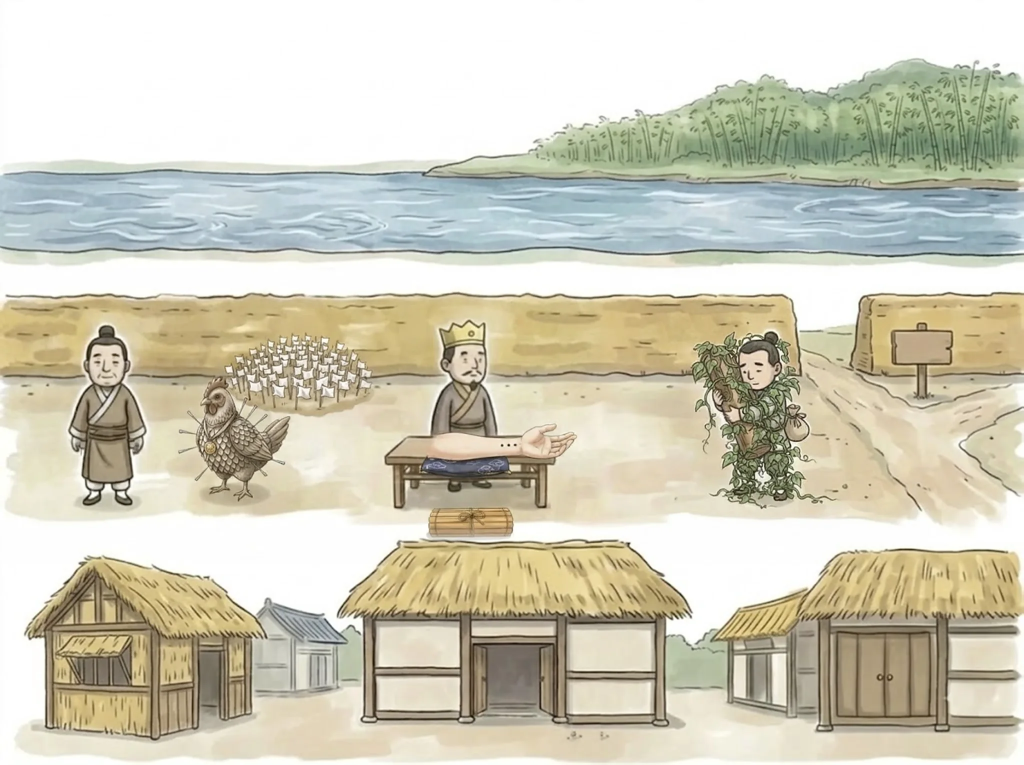
#> input picture src/board_hist/r1b.webp, 2048 x 1530 px (shown at 1/2 size)
$ python s12u02_post.py r1b.webp out.png
#> lines starting #> are read from the running program, lines starting #| are printed output that depends on the picture; after the words box and inside, x2 and y2 are one past the last pixel; in counts of white or black regions, pixels touching at a corner belong together
# s12u02 惡色 살갗 색 맞춤 (2026-10-17) — 쌍둥이 善·惡의 노랑을 같은 밝기로(惡이 더 어두워 陽黃/陰黃으로 읽히던 것)
# 사용: python3 s12u02_post.py comp_v3.png out.png   (comp_v3 = zone_kit compose 결과)
import sys, numpy as np
from PIL import Image
from scipy import ndimage
im=np.asarray(Image.open(sys.argv[1]).convert('RGB')).astype(float)/255
H,W,_=im.shape
mx=im.max(2); mn=im.min(2); d=mx-mn+1e-6; r,g,b=im[...,0],im[...,1],im[...,2]
#> after `r, g, b = (im[..., 0], im[..., 1], im[..., 2])`:
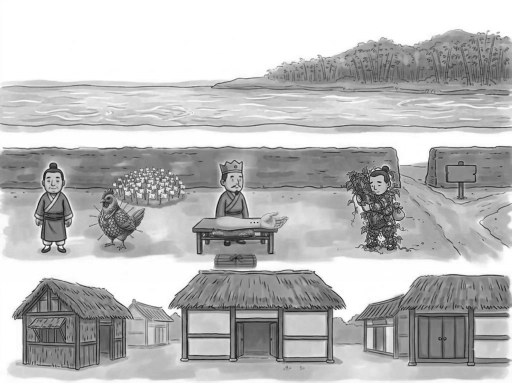
#> b: shape (1530, 2048) float64 (shown at 1/4 size); min 0, max 1, mean 0.729
h=np.where(mx==r,(g-b)/d%6,np.where(mx==g,(b-r)/d+2,(r-g)/d+4))*60; s=d/(mx+1e-6); v=mx
#> after `h = np.where(mx == r, (g - b) / d % 6, np.where(mx == g, (b - r) / d +`:
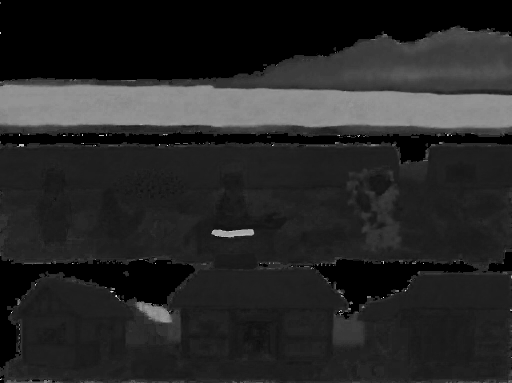
#> h: shape (1530, 2048) float64 (shown at 1/4 size); min 0, max 354.5, mean 54; drawn with min black and max white
#> after `s = d / (mx + 1e-06)`:
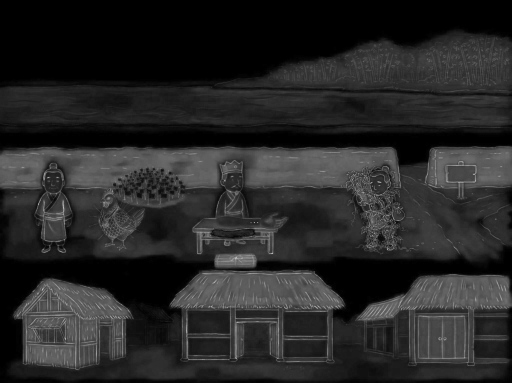
#> s: shape (1530, 2048) float64 (shown at 1/4 size); min 1e-06, max 1, mean 0.152
ys,xs=np.mgrid[0:H,0:W]; skin=(h>20)&(h<62)&(s>0.25)&(v>0.30)
#> after `skin = (h > 20) & (h < 62) & (s > 0.25) & (v > 0.3)`:
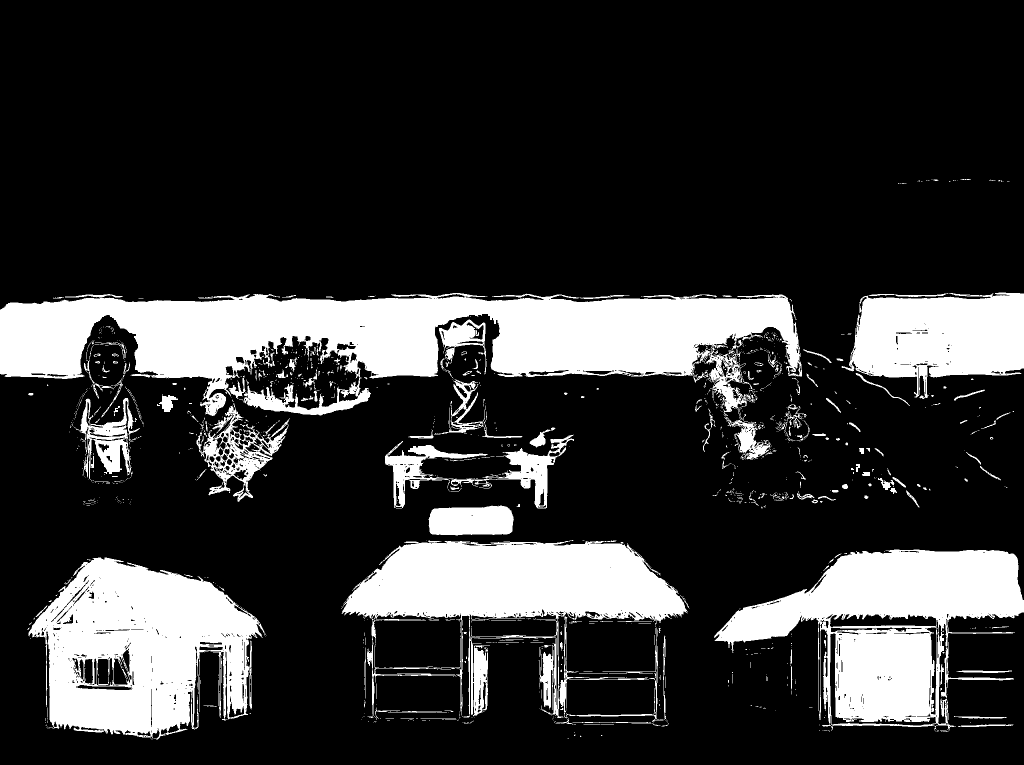
#> skin: shape (1530, 2048) bool (shown at 1/2 size); 20.5% white; 1293 white regions (1063 under 20 px), largest, box (x1, y1, x2, y2) and area: (0, 586, 1604, 832) 208143, (1428, 1098, 2048, 1464) 106356, (57, 1115, 532, 1480) 106020
gface=skin&(xs>1620)&(xs<1785)&(ys>280)&(ys<480); bface=skin&(xs>1795)&(xs<1965)&(ys>280)&(ys<480)
bad=skin&(xs>1795)&(xs<1965)&(ys>280)
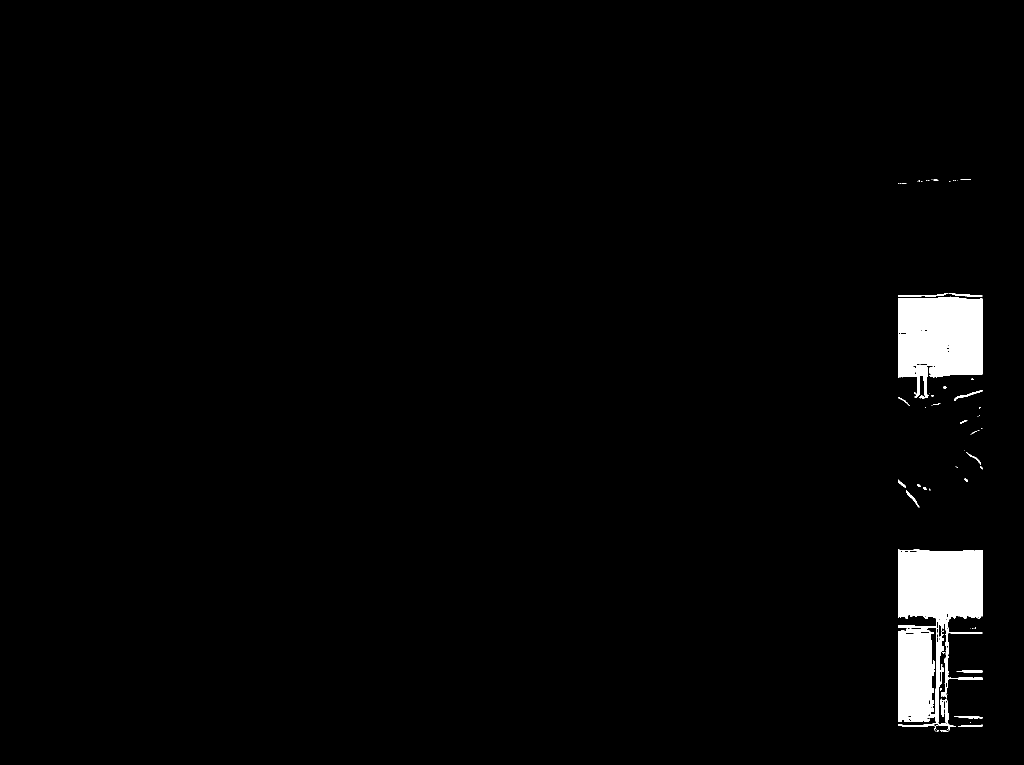
#> bad: shape (1530, 2048) bool (shown at 1/2 size); 2.1% white; 65 white regions (43 under 20 px), largest, box (x1, y1, x2, y2) and area: (1796, 1098, 1965, 1464) 38847, (1796, 593, 1965, 798) 26313, (1796, 586, 1896, 594) 301
gm=im[gface].mean(0); bm=im[bface].mean(0)
#> after `gm = im[gface].mean(0)`: gm = [nan, nan, nan]
#> after `bm = im[bface].mean(0)`: bm = [0.433, 0.431, 0.315]
m=ndimage.binary_closing(bad,iterations=2)&skin; w=ndimage.gaussian_filter(m.astype(float),1.0)[...,None]
new=np.clip(im*(gm/bm)*0.74+np.array([0.72,0.70,0.66])*0.26,0,1)
#> new: shape (1530, 2048, 3) float64; every value is NaN or infinite
out=im*(1-w)+new*w; out[:,-1]=out[:,-3]; out[:,-2]=out[:,-3]
Image.fromarray((out*255).astype('uint8')).save(sys.argv[2]); print('saved',sys.argv[2])
#| saved out.png

$ run again, on src/board_hist/r3b.webp
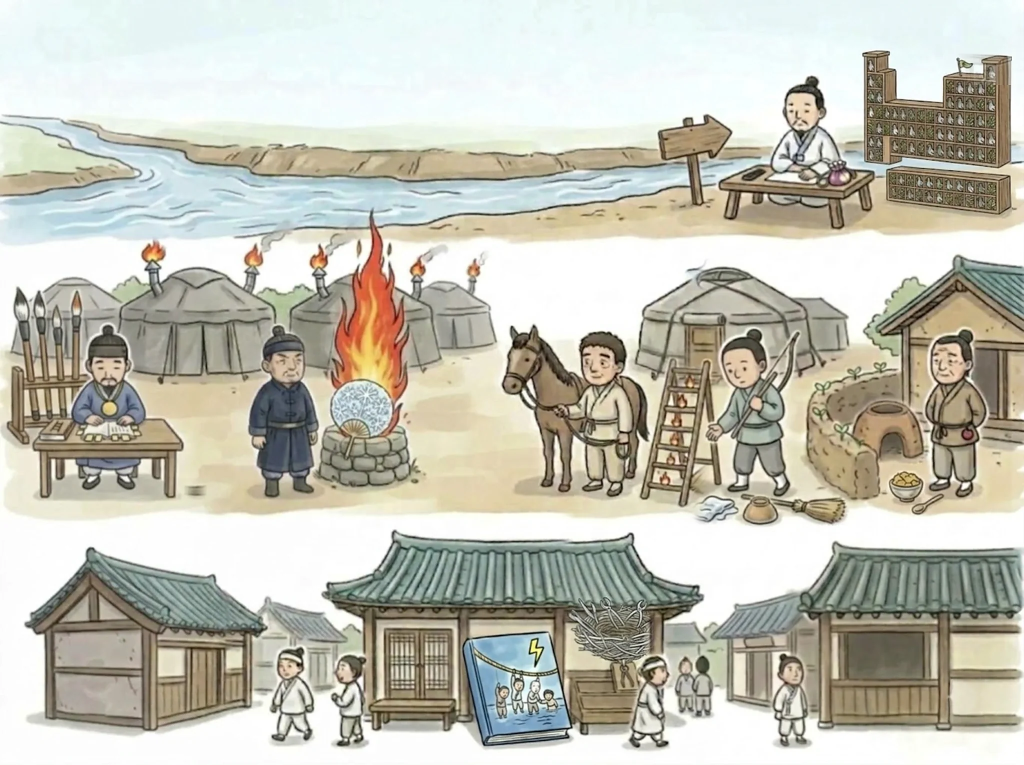
#> input picture src/board_hist/r3b.webp, 2048 x 1530 px (shown at 1/2 size)
#> `skin = (h > 20) & (h < 62) & (s > 0.25) & (v > 0.3)`:
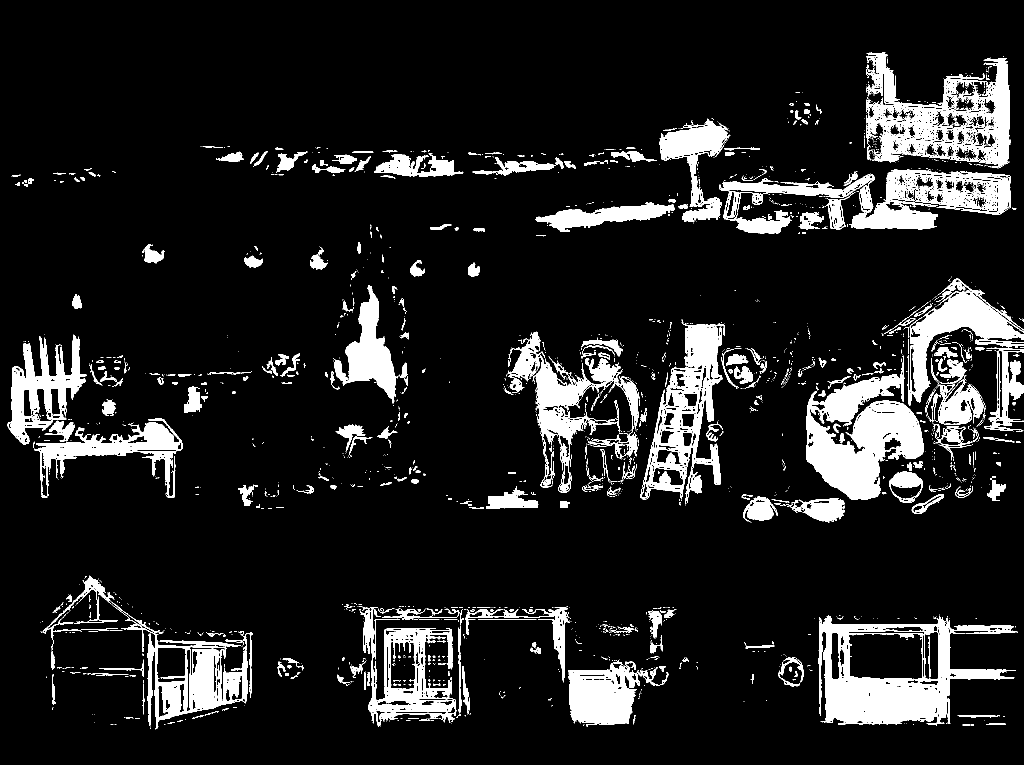
#> skin: shape (1530, 2048) bool (shown at 1/2 size); 11.7% white; 2194 white regions (1814 under 20 px), largest, box (x1, y1, x2, y2) and area: (1637, 1230, 2036, 1452) 34465, (1612, 711, 1848, 1000) 33676, (1438, 339, 2022, 468) 27574
#> gface: shape (1530, 2048) bool; 0.31% white; 73 white regions (65 under 20 px), largest, box (x1, y1, x2, y2) and area: (1621, 343, 1785, 458) 6376, (1649, 384, 1711, 460) 1298, (1743, 281, 1785, 325) 981
#> bface: shape (1530, 2048) bool; 0.42% white; 103 white regions (94 under 20 px), largest, box (x1, y1, x2, y2) and area: (1796, 339, 1965, 419) 6541, (1796, 281, 1965, 326) 2733, (1796, 410, 1876, 459) 2711
#> bad: shape (1530, 2048) bool; 1.9% white; 366 white regions (306 under 20 px), largest, box (x1, y1, x2, y2) and area: (1796, 1232, 1965, 1452) 14044, (1815, 557, 1965, 812) 12604, (1796, 339, 1965, 419) 6541
#> gm = [0.591, 0.527, 0.412]
#> bm = [0.513, 0.462, 0.356]
#> `new=np.clip(im*(gm/bm)*0.74+np.array([0.72,0.70,0.66])*0.26,0,1)`:
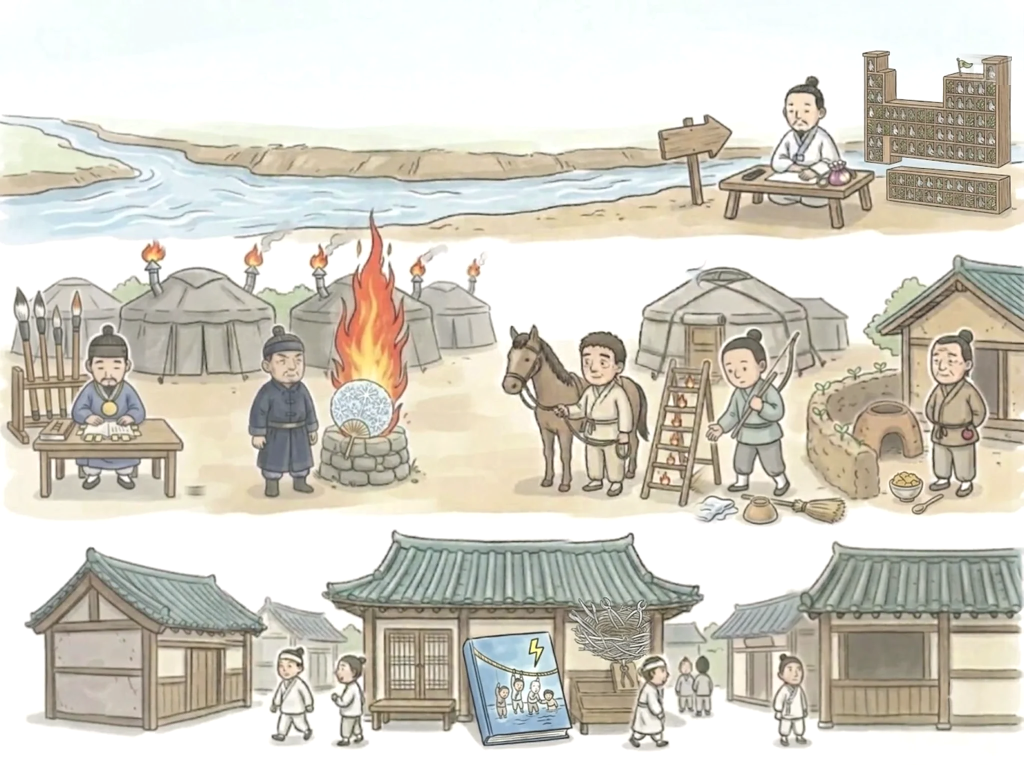
#> new: shape (1530, 2048, 3) float64 (shown at 1/2 size); mean R, G, B 0.829, 0.815, 0.774
#| saved out.png

$ run again, on src/board_hist/r4b.webp
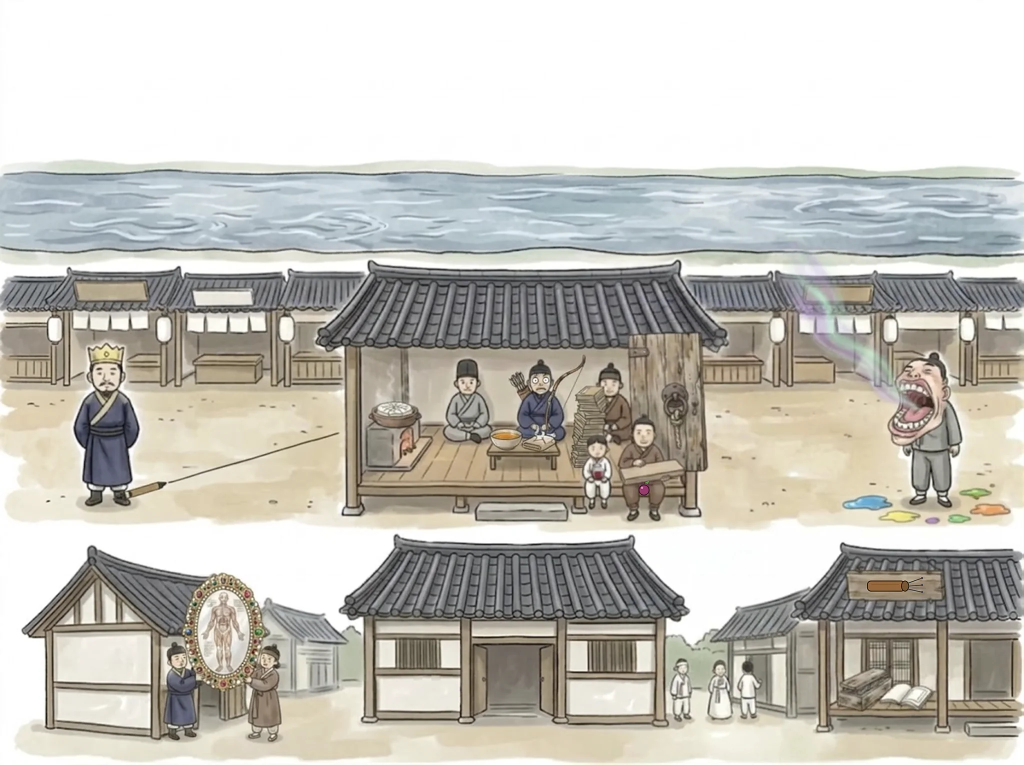
#> input picture src/board_hist/r4b.webp, 2048 x 1530 px (shown at 1/2 size)
#> `skin = (h > 20) & (h < 62) & (s > 0.25) & (v > 0.3)`:
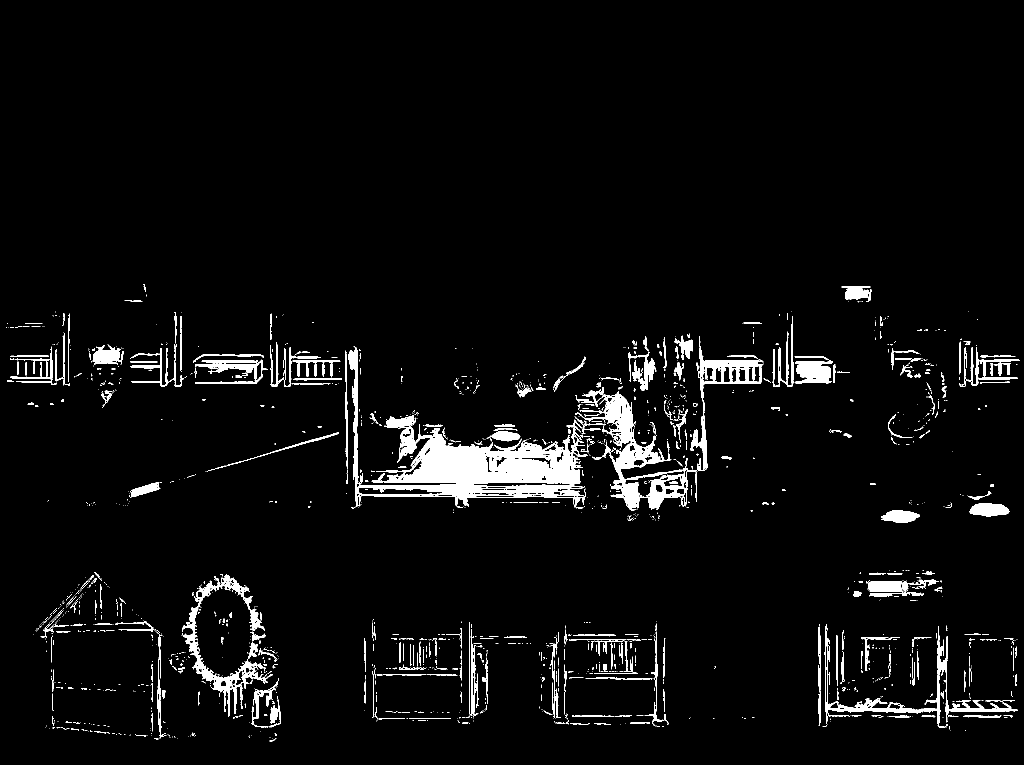
#> skin: shape (1530, 2048) bool (shown at 1/2 size); 4.1% white; 1726 white regions (1382 under 20 px), largest, box (x1, y1, x2, y2) and area: (696, 693, 1176, 1017) 37323, (1150, 774, 1404, 1022) 13774, (363, 1149, 546, 1434) 7409
#> gface: shape (1530, 2048) bool; every value is 0
#> `bad=skin&(xs>1795)&(xs<1965)&(ys>280)`:
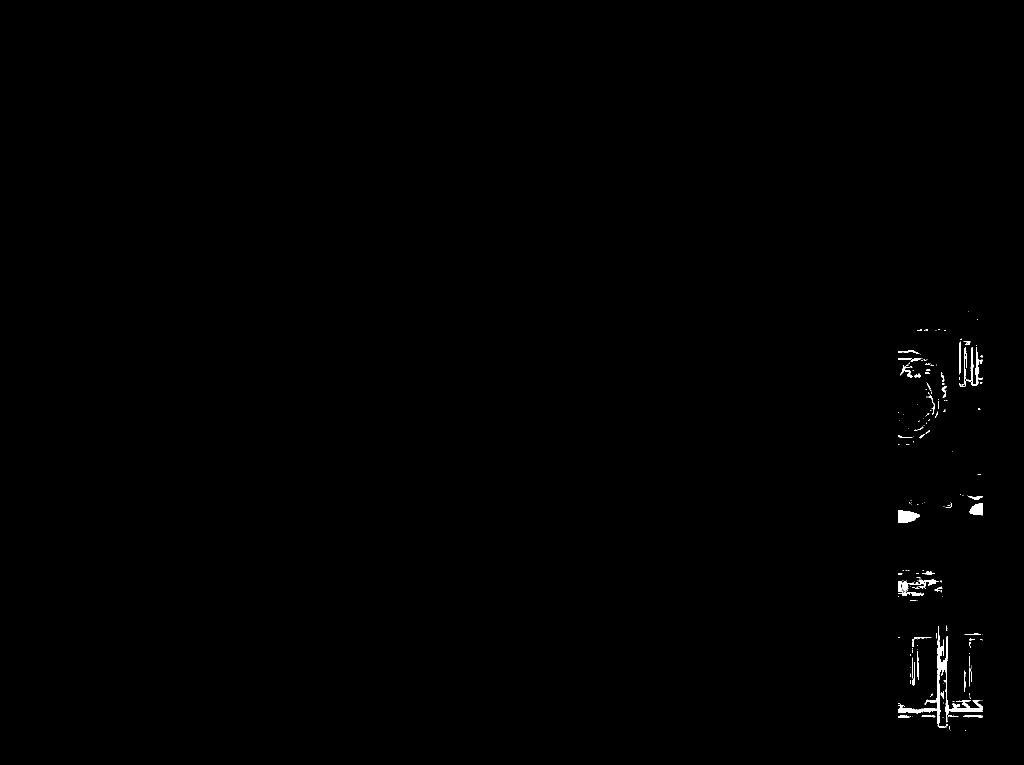
#> bad: shape (1530, 2048) bool (shown at 1/2 size); 0.29% white; 208 white regions (161 under 20 px), largest, box (x1, y1, x2, y2) and area: (1796, 1252, 1894, 1455) 2086, (1895, 1400, 1965, 1434) 888, (1919, 694, 1965, 773) 875
#> gm = [nan, nan, nan]
#> new: shape (1530, 2048, 3) float64; every value is NaN or infinite
#| saved out.png
